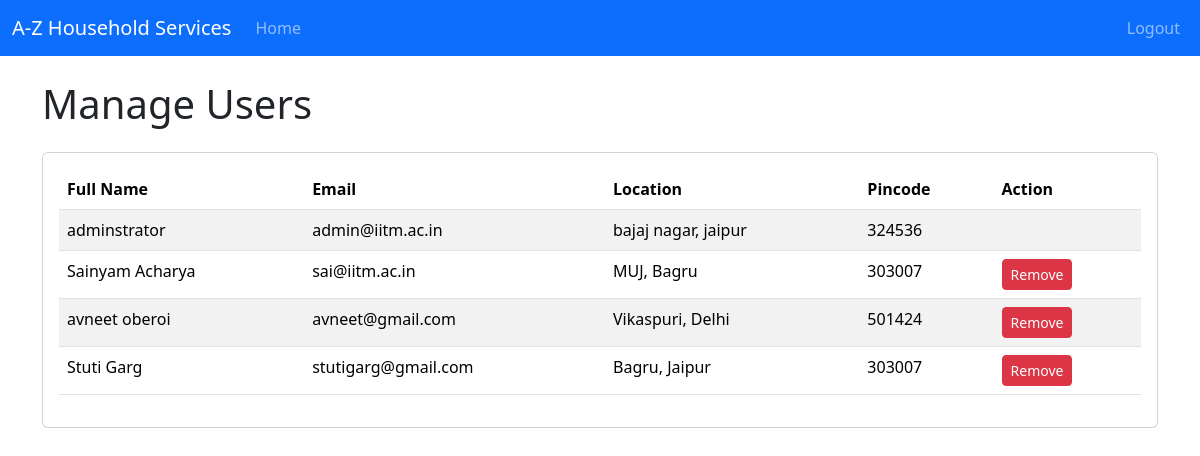
Page /admin/manage_users on the earlier database version.
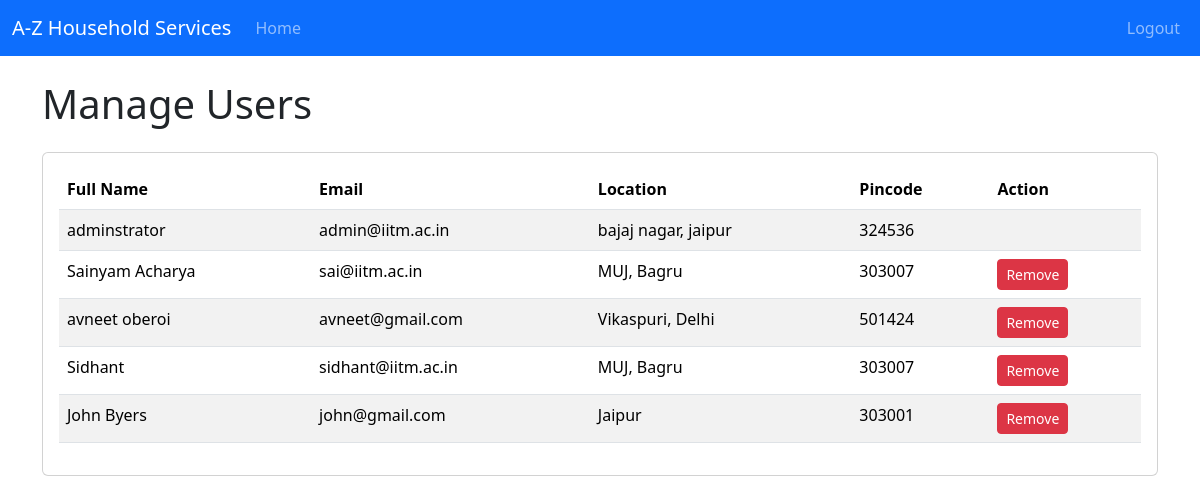
Same page on the later database version.
### backend/models.py (models this page shows)
class User(db.Model):
    __tablename__ = 'user'
    id = db.Column(db.Integer, primary_key=True)
    email = db.Column(db.String(120), unique=True, nullable=False)
    password = db.Column(db.String(120), nullable=False)
    role = db.Column(db.Integer, default=1)  # 1 for customer, 2 for professional, 0 for admin
    full_name = db.Column(db.String(120), nullable=False)
    address = db.Column(db.String(255), nullable=False)
    pincode = db.Column(db.Integer, nullable=False)
    service_requests = db.relationship('ServiceRequest',cascade="all,delete", backref='user', lazy='dynamic') #lazy is a server property

### backend/controllers.py (the view)
@app.route('/admin/manage_users', methods=["GET"])
def admin_manage_users():
    users=get_users()  #fetching all users
    admin = User.query.filter_by(role=0).first()  # fetching admin
    return render_template("admin_manage_users.html", users=users, admin=admin)

### backend/controllers.py (called while the page is built)
def get_users():
    users=User.query.all()
    return users

### templates/admin_manage_users.html (shortened to what this page needs)
{% extends "base_dashboard.html" %}
{% block dashboard_content %}
<h1 class="mb-4">Manage Users</h1>
<div class="card">
    <div class="card-body">
        <div class="table-responsive">
            <table class="table table-striped table-hover">
                <thead>
                    <tr>
                        <th>Full Name</th>
                        <th>Email</th>
                        <th>Location</th>
                        <th>Pincode</th>
                        <th>Action</th>
                    </tr>
                </thead>
                <tbody>
                    {% for user in users %}
                    <tr>
                        <td>{{ user.full_name }}</td>
                        <td>{{ user.email }}</td>
                        <td>{{ user.address }}</td>
                        <td>{{ user.pincode }}</td>
                        <td>
                            {% if user.id != admin.id %}
                            <form action="{{ url_for('admin_remove_user', user_id=user.id) }}" method="POST" onsubmit="return confirm('Are you sure you want to remove this user?');">
                                <button type="submit" class="btn btn-danger btn-sm">Remove</button>
                            </form>
                            {% endif %}
                        </td>
                    </tr>
                    {% endfor %}
                </tbody>
            </table>
        </div>
    </div>
</div>
{% endblock %}

### templates/base_dashboard.html (shortened to what this page needs)
<!DOCTYPE html>
<html lang="en">
<head>
    <link href="https://cdn.jsdelivr.net/npm/bootstrap@5.3.2/dist/css/bootstrap.min.css" rel="stylesheet">
</head>
<body>
    {% block content %}
    <nav class="navbar navbar-expand-lg navbar-dark bg-primary mb-4">
        <div class="container-fluid">
            <a class="navbar-brand" href="{{ url_for('home') }}">A-Z Household Services</a>
            <div class="collapse navbar-collapse" id="navbarNav">
                <ul class="navbar-nav me-auto mb-2 mb-lg-0">
                    <li class="nav-item">
                        {% if user %}
                        {% if user.role == 0 %}
                        <a class="nav-link" href="{{ url_for('admin_dashboard', name=name) }}">Home</a>
                        {% elif user.role == 2 %}
                        <a class="nav-link" href="{{ url_for('professional_dashboard', name=name) }}">Home</a>
                        {% else %}
                        <a class="nav-link" href="{{ url_for('user_dashboard', name=name) }}">Home</a>
                        {% endif %}
                        {% else %}
                        <a class="nav-link" href="{{ url_for('home') }}">Home</a>
                        {% endif %}
                    </li>
                </ul>
                <ul class="navbar-nav">
                    <li class="nav-item">
                        <a class="nav-link" href="{{ url_for('logout') }}">Logout</a>
                    </li>
                </ul>
            </div>
        </div>
    </nav>
    <div class="container">
        {% block dashboard_content %}{% endblock %}
    </div>
    {% endblock %}
</body>
</html>

Differences in the rows shown:
removed User: full_name "Stuti Garg", email "stutigarg@gmail.com", address "Bagru, Jaipur", pincode "303007"
added User: full_name "Sidhant", email "sidhant@iitm.ac.in", address "MUJ, Bagru", pincode "303007"
added User: full_name "John Byers", email "john@gmail.com", address "Jaipur", pincode "303001"
